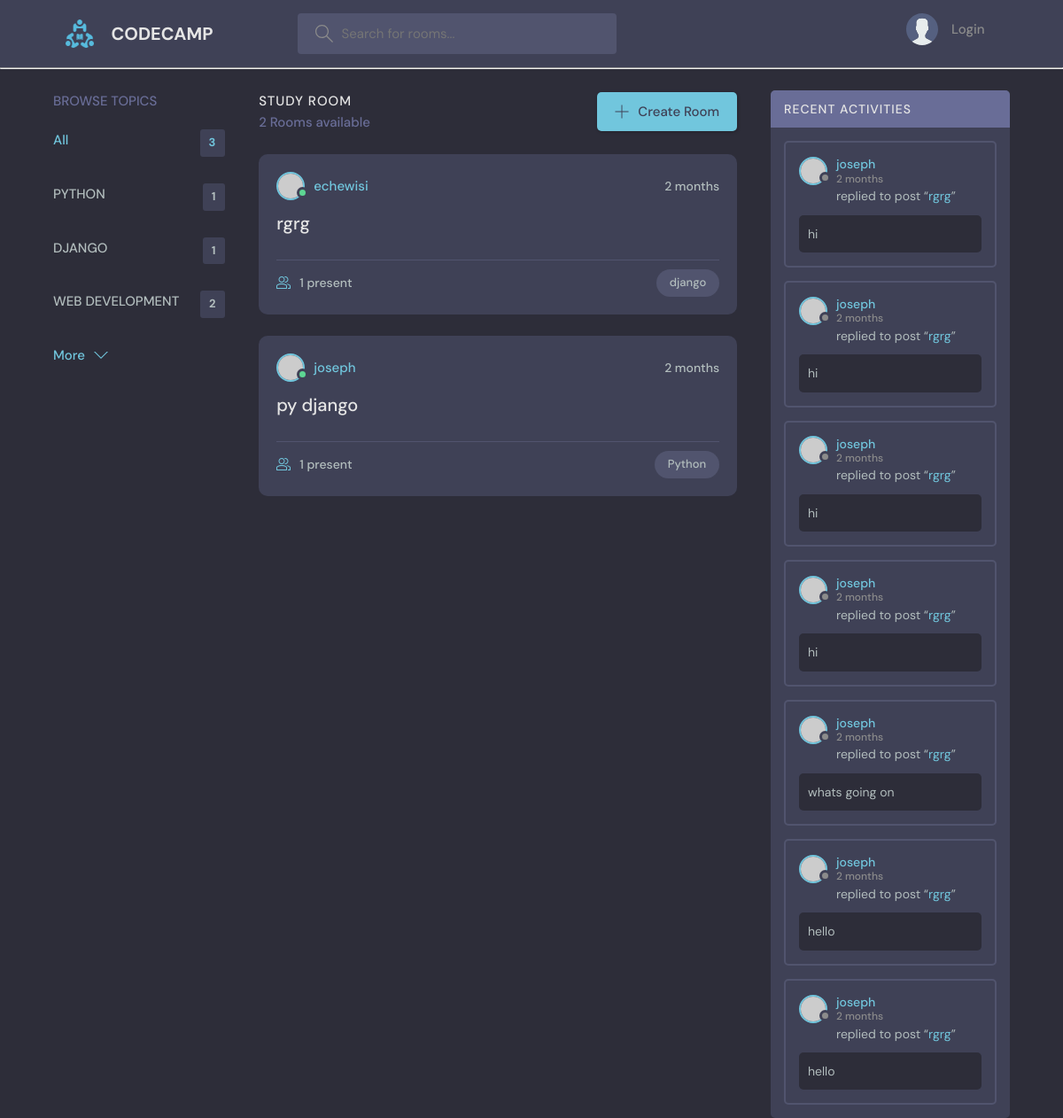
/?q=django, run on the app's committed database.
### base/models.py (models this page shows, shortened)
class Topic(models.Model):
    name=models.CharField(max_length=200)

class Room(models.Model):
    host=models.ForeignKey(User, on_delete= models.SET_NULL, null=True)
    topic= models.ForeignKey(Topic, on_delete= models.SET_NULL, null=True)
    name= models.CharField(max_length=200)
    description= models.TextField(null=True, blank= True)
    participants= models.ManyToManyField(User, related_name='participants', blank=True)
    updated= models.DateTimeField(auto_now= True)
    created= models.DateTimeField( auto_now_add= True)
    class Meta:
        ordering= ['-updated', '-created']

class Message(models.Model):
    user= models.ForeignKey(User, on_delete=models.CASCADE )
    room= models.ForeignKey(Room, on_delete=models.CASCADE )
    body= models.TextField()
    updated= models.DateTimeField(auto_now= True)
    created= models.DateTimeField( auto_now_add= True)
    class Meta:
        ordering= ['-updated', '-created']

### base/views.py (the view)
# urls.py: path('', views.home, name='home'),
def home(request):
    q = request.GET.get('q') if request.GET.get('q') != None else ''
    rooms = Room.objects.filter(
        Q(topic__name__icontains=q) |
        Q(name__icontains=q) |
        Q(description__icontains=q)
    )
    topics = Topic.objects.all()
    room_count = rooms.count()
    room_messages = Message.objects.filter(Q(room__topic__name__icontains=q))
    context = {
        "rooms": rooms,
        "topics": topics,
        'room_count': room_count,
        'room_messages': room_messages,
    }
    return render(request, 'base/home.html', context)

### base/templates/base/home.html (shortened to what this page needs)
{%extends 'main.html'%} {%block content%}
<main class="layout layout--3">
  <div class="container">
    {%include 'base/topic_component.html'%}
    <div class="roomList">
      <div class="roomList__header">
        <div>
          <h2>Study Room</h2>
          <p>{{room_count}} Rooms available</p>
        </div>
        <a class="btn btn--main" href="{%url 'create-room'%}">
          <svg
            version="1.1"
            xmlns="http://www.w3.org/2000/svg"
            width="32"
            height="32"
            viewBox="0 0 32 32"
          >
            <title>add</title>
            <path
              d="M16.943 0.943h-1.885v14.115h-14.115v1.885h14.115v14.115h1.885v-14.115h14.115v-1.885h-14.115v-14.115z"
            ></path>
          </svg>
          Create Room
        </a>
      </div>
      {%include 'base/feed_component.html'%}
    </div>
    {%include 'base/activity_component.html'%}
  </div>
</main>
{%endblock%}

### base/templates/base/topic_component.html
<div class="topics">
    <div class="topics__header">
        <h2>Browse Topics</h2>
    </div>
    <ul class="topics__list">
        <li>
            <a href="{% url 'home' %}" class="active">All <span>{{topics.count}}</span></a>
        </li>
        {%for topic in topics%}
        <li>
            <a href="{% url 'home' %}?q={{topic.name}}">{{topic.name|upper}} <span>{{topic.room_set.all.count}}</span></a>
        </li>
        {%endfor%}
    </ul>
    <a class="btn btn--link" href="topics.html">
        More
        <svg version="1.1" xmlns="http://www.w3.org/2000/svg" width="32" height="32" viewBox="0 0 32 32">
            <title>chevron-down</title>
            <path d="M16 21l-13-13h-3l16 16 16-16h-3l-13 13z"></path>
        </svg>
    </a>
</div>

### base/templates/base/feed_component.html (shortened to what this page needs)
{%for room in rooms %}
<div class="roomListRoom">
    <div class="roomListRoom__header">
        <a href="{% url 'profile' room.host.id %}" class="roomListRoom__author">
            <div class="avatar avatar--small active">
                <img src="https://randomuser.me/api/portraits/men/11.jpg" />
            </div>
            <span>{{room.host.username}}</span>
        </a>
        <div class="roomListRoom__actions">
            <span>{{room.created|timesince}}</span>
        </div>
    </div>
    <div class="roomListRoom__content">
        <a href="{% url 'room' room.id %}">{{room.name}}</a>
    </div>
    <div class="roomListRoom__meta">
        <a href="{% url 'room' room.id %}"  class="roomListRoom__joined">
            {{room.participants.all.count}} present
        </a>
        <p class="roomListRoom__topic">{{room.topic.name}}</p>
    </div>
</div>
{%endfor%}

### base/templates/base/activity_component.html (shortened to what this page needs)
<div class="activities">
    <div class="activities__header">
        <h2>Recent Activities</h2>
    </div>
{%for room_message in room_messages%}
    <div class="activities__box">
        <div class="activities__boxHeader roomListRoom__header">
            <a  href="{% url 'profile' room_message.user.id %}" class="roomListRoom__author">
                <div class="avatar avatar--small">
                    <img src="https://randomuser.me/api/portraits/women/11.jpg" />
                </div>
                <p>
                    {{room_message.user}}
                    <span>{{room_message.created|timesince}}</span>
                </p>
            </a>
        </div>
        <div class="activities__boxContent">
            <p>replied to post “<a href="{% url 'room' room_message.room.id %}"> {{room_message.room.name}}</a>”</p>
            <div class="activities__boxRoomContent">
                {{room_message.body}}
            </div>
        </div>
    </div>
{%endfor%}
</div>

### data on the page
Topic: name "PYTHON", room_set.all.count "1"
Topic: name "DJANGO", room_set.all.count "1"
Topic: name "WEB DEVELOPMENT", room_set.all.count "2"
Room: host.username "echewisi", created "2 months", name "rgrg", participants.all.count "1", topic.name "django"
Room: host.username "joseph", created "2 months", name "py django", participants.all.count "1", topic.name "Python"
Message: user "joseph", created "2 months", room.name "rgrg", body "hi"
Message: user "joseph", created "2 months", room.name "rgrg", body "hi"
Message: user "joseph", created "2 months", room.name "rgrg", body "hi"
Message: user "joseph", created "2 months", room.name "rgrg", body "hi"
Message: user "joseph", created "2 months", room.name "rgrg", body "whats going on"
Message: user "joseph", created "2 months", room.name "rgrg", body "hello"
Message: user "joseph", created "2 months", room.name "rgrg", body "hello"

### other printed values
{{ topics.count }} "3"
{{ room_count }} "2"
